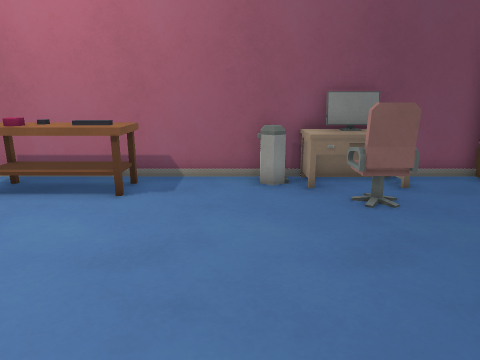
[1] (above)

12 first-person views from a walk through a Godot game level. The camera is 1.3 m above the floor, tilts 14° down and sees 70° across. The floor is counted in squares, 0.5 m on a side. Each view is taken from the middle of a square. On the plan, view 1 faces up. The plan holds only what a view shows up to about 20 squares ahead; the rest is blank. The place goes on beyond the plan. Characters and animated objects are left out. Surface patterns are stand-ins for the level's own textures.

[2]
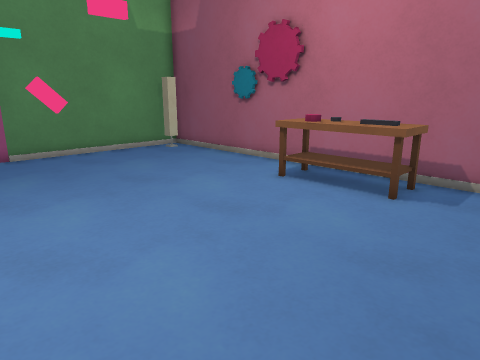

[3]
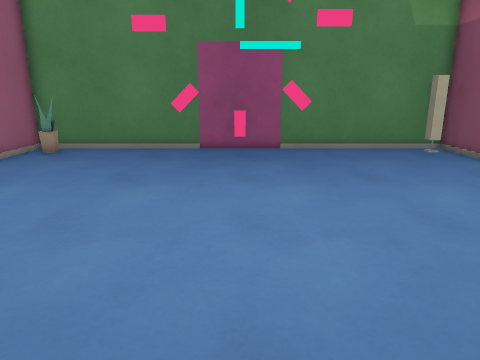

[4]
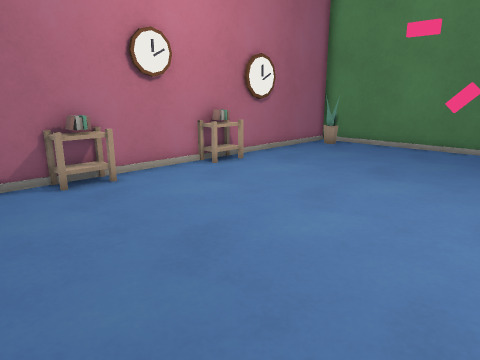

[5]
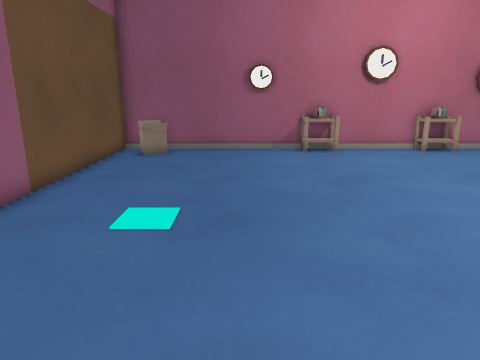

[6]
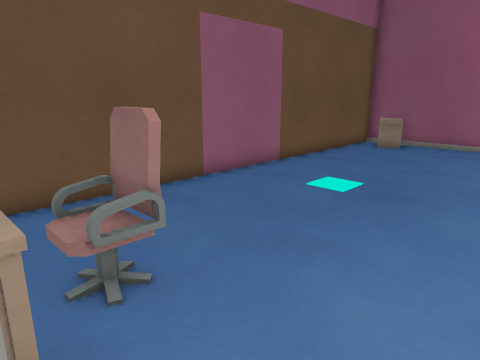

[7]
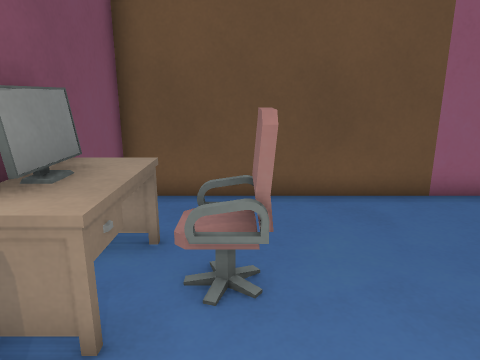

[8]
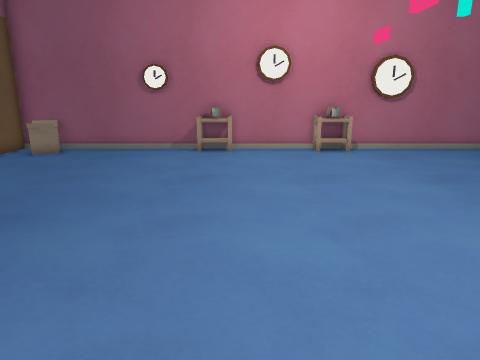

[9]
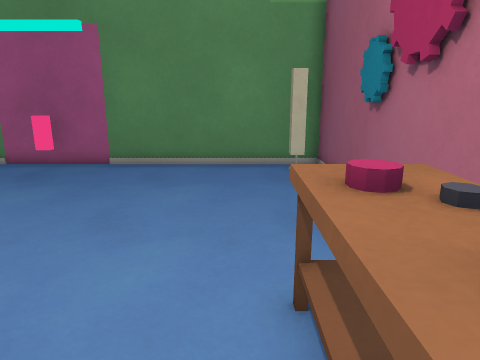

[10]
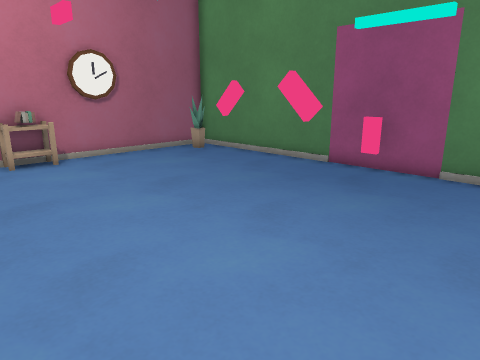

[11]
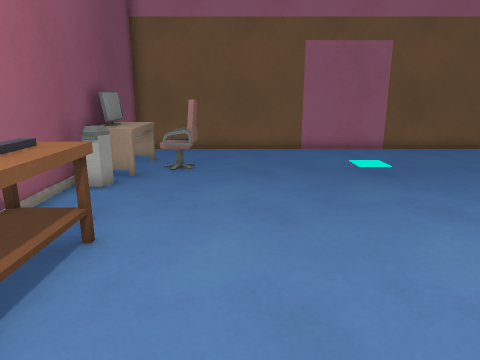

[12]
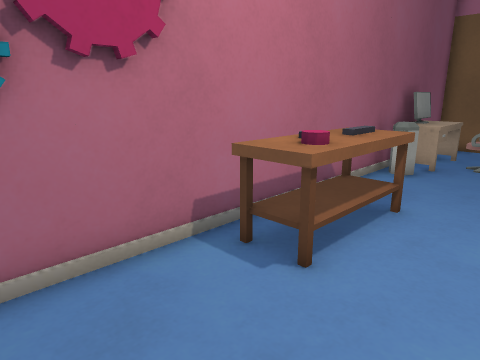

### Floor plan
Points are (right, up) in squares from view 1. A wall is a line through its corners. A room is listed if a view was taken in it or the views show most of it. See-through windows are left out.
Room 1 (views 1, 2, 3, 4, 5, 6, 7, 8, 9, 10, 11, 12)
walls: (-10.3, -0.2) (-10.3, -1.2); (-5.1, -8.8) (-4.1, -8.8); (-8.2, 10.8) (-9.4, 10.8); (0.4, -8.8) (1.6, -8.8); (-9.9, 10.8) (-11.4, 10.8); (-11.2, -8.8) (-9.1, -8.8); (-14.8, 10.4) (-14.8, 9.8) (-15.2, 9.8); (7.7, -9) (7.7, 11) (-16, 11) (-16, -9) (7.7, -9)
low walls: (-3.4, 9.3) (-4.5, 9.3); (-3.1, 10.2) (-3.1, 8.6) (-6.9, 8.6) (-6.9, 10.2); (-15.1, 1.4) (-15.1, 0.6)
objects: plant (-15, -8); bookshelf (-8, -8) to (-7, -8); bookshelf (-3, -8); books (-2, -9) to (-2, -8); bookshelf (-1, -8); bin (1, 10); desk (2, 9) to (5, 10); chair (3, 8) to (4, 9); box (6, -8) to (7, -7)

Where each view was taken, in squares from view 1:
view 1: 0 up, 0 right, facing up
view 2: 0 up, 0 right, facing up-left
view 3: 1 up, 1 right, facing left
view 4: 2 up, 2 right, facing down-left
view 5: 8 up, 2 right, facing down
view 6: 10 up, 1 left, facing down-right
view 7: 8 up, 1 left, facing right
view 8: 8 up, 3 left, facing down
view 9: 8 up, 3 left, facing left
view 10: 6 up, 4 left, facing down-left
view 11: 6 up, 9 left, facing right
view 12: 6 up, 11 left, facing up-right
